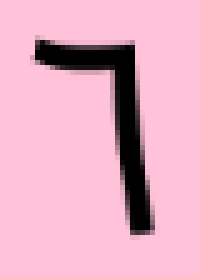
#> input picture laboratorios/lab4/imagen.png, 40 x 55 px, found by its file name (shown 5 times larger); its folder holds only this picture in this run
$ jupyter execute --allow-errors lab4_img.ipynb   (shell and % lines are left out)
#> lines starting #> are read from the running program, lines starting #| are printed output that depends on the picture
# Clasificación multiclase

## Introduction

En este ejercicio se implementa la regresion one-vs-all
Antes de empezar la ejecución de las partes de codigo correspondienters a los ejercicios, se requiere importar todas las librerias necesarias.

[cell 1]
# Conectamos nuestro Google Drive para acceder a los datasets
from google.colab import drive
drive.mount('/content/drive')

[cell 2]
# Librerías principales
import pandas as pd            # Para cargar CSV
import numpy as np             # Para cálculos numéricos
import matplotlib.pyplot as plt  # Para mostrar imágenes
from scipy import optimize     # Para entrenamiento

## 1 Clasificación multiclase

Para este ejercicio, se usará regresión logística y redes neuronales para reconocer dígitos escritos a mano (de 0 a 9). El reconocimiento automático de dígitos escritos a mano se usa ampliamente en la actualidad, desde el reconocimiento de códigos postales (códigos postales) en sobres de correo hasta el reconocimiento de montos escritos en cheques bancarios. Este ejercicio  mostrará cómo los métodos que ha aprendido se pueden utilizar para esta tarea de clasificación.

La primera parte del ejercicio, extenderá la implementación anterior de la regresión logística y la aplicará a la clasificación de uno contra todos (one vs all).

### 1.1 Dataset

Se proporciona un conjunto de datos en `ex3data1.mat` que contiene 5000 ejemplos de entrenamiento de dígitos escritos a mano (este es un subconjunto del conjunto de datos de dígitos escritos a mano [MNIST] http://yann.lecun.com/exdb/mnist)). El formato `.mat` significa que los datos se han guardado en un formato de matriz nativo Octave/MATLAB, en lugar de un formato de texto (ASCII) como un archivo csv. Usamos el formato `.mat` aquí para mostrar los diferentes formatos en los que se pueden presentar los datasets. Python proporciona mecanismos para cargar el formato nativo de MATLAB usando la función `loadmat` dentro del módulo` scipy.io`. Esta función devuelve un diccionario de Python con claves que contienen los nombres de las variables dentro del archivo `.mat`.

Hay 5000 ejemplos de entrenamiento en `ex3data1.mat`, donde cada ejemplo de entrenamiento es una imagen en escala de grises de 20 píxeles por 20 píxeles del dígito. Cada píxel está representado por un número de punto flotante que indica la intensidad de la escala de grises en esa ubicación. La cuadrícula de 20 por 20 píxeles se "desenrolla" en un vector de 400 dimensiones. Cada uno de estos ejemplos de entrenamiento se convierte en una sola fila en nuestra matriz de datos "X". Esto da una matriz `X` de 5000 por 400 donde cada fila es un ejemplo de entrenamiento para una imagen de dígitos escrita a mano.

$$ X = \begin{bmatrix} - \: (x^{(1)})^T \: - \\ -\: (x^{(2)})^T \:- \\ \vdots \\ - \: (x^{(m)})^T \:-  \end{bmatrix} $$

La segunda parte del conjunto de entrenamiento es un vector "y" de 5000 dimensiones que contiene etiquetas para el conjunto de entrenamiento.

Se inicia el ejercicio cargando primero el conjunto de datos.

[cell 3]
# Importar la librería de Google Colab para montar Google Drive
from google.colab import drive

drive.mount('/content/drive')
path = '/content/drive/MyDrive/colab/lab4/'


# Cargar los archivos CSV con pandas

# Cargar las imágenes de entrenamiento
# Cada fila es una imagen aplanada (28x28 = 784 pixeles)
# header=None indica que el CSV no tiene fila de encabezado
#> (the rest of this cell did not finish here and is left out)

[cell 4]
# Convertir los DataFrames de pandas a arrays de NumPy

#Convertir a arrays de NumPy
import numpy as np

#> (the rest of this cell did not finish here and is left out)

[cell 5]
# Dividir dataset en entrenamiento y validación
from sklearn.model_selection import train_test_split
import matplotlib.pyplot as plt
import pandas as pd

# Separamos 80% para entrenamiento y 20% para validación
# stratify=y_train asegura que cada clase tenga la misma proporción en ambos conjuntos
#> (the rest of this cell did not finish here and is left out)

[cell 6]
# Función para mostrar imágenes en cuadrícula con sus etiquetas
import matplotlib.pyplot as plt
import numpy as np

# [32 lines left out: function displayDataWithNumbers, not called in this run]
# Selección aleatoria de 100 imágenes para visualizar
# np.random.choice selecciona índices aleatorios sin reemplazo
#> (the rest of this cell did not finish here and is left out)

[cell 7]
# [6 lines left out: function sigmoid, not called in this run]

[cell 8]
# [51 lines left out: function lrCostFunction, not called in this run]

[cell 9]
import matplotlib.pyplot as plt
import numpy as np

# Seleccionamos un conjunto pequeño para visualizar
#> (the rest of this cell did not finish here and is left out)

[cell 10]
from scipy import optimize  # Librería para optimización numérica

# Lista global para guardar la evolución del costo de cada clase
cost_history_all = []

# [52 lines left out: function oneVsAll_with_cost, not called in this run]

# Parámetros de entrenamiento
num_labels = 10  # dígitos 0-9
lambda_ = 0.1    # regularización para evitar overfitting

# Entrenamiento usando los datos de entrenamiento (split 80/20)
#> (the rest of this cell did not finish here and is left out)

[cell 11]
plt.figure(figsize=(10,5))

for i, ch in enumerate(cost_history_all):
    plt.plot(ch, label=f'Clase {i}')

plt.xlabel("Iteraciones")
plt.ylabel("Costo J")
plt.title("Evolución del costo durante entrenamiento (cada clase)")
plt.legend()
plt.grid(True)
plt.show()

[cell 12]
# [7 lines left out: function predictOneVsAll, not called in this run]

#> (a cell that did not finish here is left out)

[cell 14]
from PIL import Image
# Ruta de la nueva imagen
img_path = path + 'imagen.png'

# Abrir y convertir a escala de grises
img1 = Image.open(img_path).convert('L')
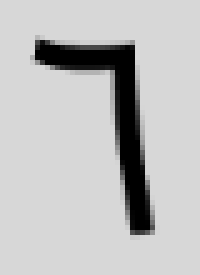
#> img1: PIL image 40x55 L (shown 5 times larger); min 0, max 215, mean 190.8

# Redimensionar a 28x28
img1 = img1.resize((28, 28))
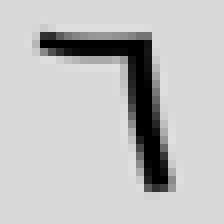
#> img1: PIL image 28x28 L (shown 8 times larger); min 0, max 223, mean 191

# Convertir a array numpy y normalizar
img1_arr = np.array(img1) / 255.0

# Aplanar a vector (1 x 784)
img1_vec = img1_arr.flatten().reshape(1, -1)

# Agregar bias
img1_vec = np.concatenate([np.ones((1,1)), img1_vec], axis=1)

print("Dimensiones de la imagen para predicción:", img1_vec.shape)
#| Dimensiones de la imagen para predicción: (1, 785)
